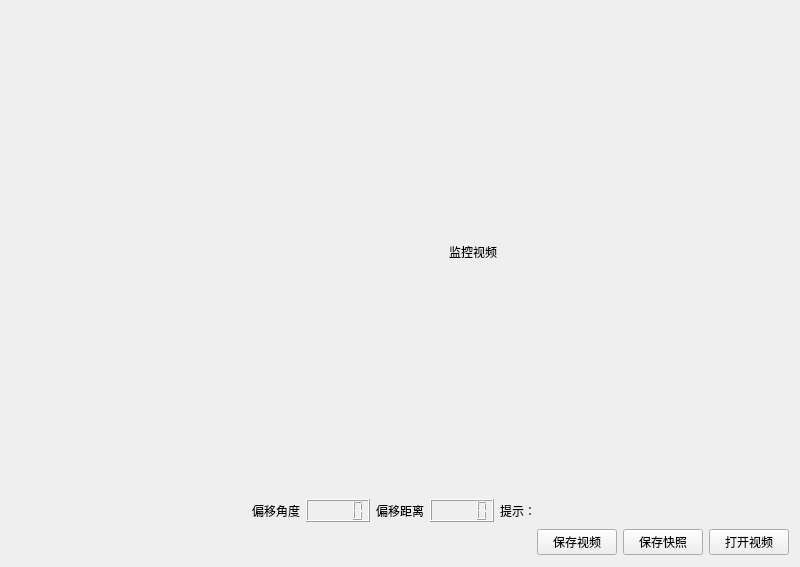
<?xml version="1.0" encoding="UTF-8"?>
<ui version="4.0">
 <class>BeltMonitorForm</class>
 <widget class="QWidget" name="BeltMonitorForm">
  <property name="geometry">
   <rect>
    <x>0</x>
    <y>0</y>
    <width>800</width>
    <height>567</height>
   </rect>
  </property>
  <property name="windowTitle">
   <string>皮带监控摄像头</string>
  </property>
  <layout class="QFormLayout" name="formLayout">
   <item row="0" column="0" colspan="2">
    <layout class="QVBoxLayout" name="verticalLayout">
     <item>
      <widget class="QLabel" name="label_img">
       <property name="sizePolicy">
        <sizepolicy hsizetype="Expanding" vsizetype="Expanding">
         <horstretch>0</horstretch>
         <verstretch>0</verstretch>
        </sizepolicy>
       </property>
       <property name="minimumSize">
        <size>
         <width>640</width>
         <height>480</height>
        </size>
       </property>
       <property name="frameShape">
        <enum>QFrame::NoFrame</enum>
       </property>
       <property name="text">
        <string>                                            监控视频</string>
       </property>
       <property name="alignment">
        <set>Qt::AlignCenter</set>
       </property>
      </widget>
     </item>
     <item>
      <layout class="QHBoxLayout" name="horizontalLayout_2">
       <item>
        <spacer name="horizontalSpacer_3">
         <property name="orientation">
          <enum>Qt::Horizontal</enum>
         </property>
         <property name="sizeHint" stdset="0">
          <size>
           <width>40</width>
           <height>20</height>
          </size>
         </property>
        </spacer>
       </item>
       <item>
        <widget class="QLabel" name="label">
         <property name="text">
          <string>偏移角度</string>
         </property>
        </widget>
       </item>
       <item>
        <widget class="QLCDNumber" name="lcdNumber_angle"/>
       </item>
       <item>
        <widget class="QLabel" name="label_3">
         <property name="text">
          <string>偏移距离</string>
         </property>
        </widget>
       </item>
       <item>
        <widget class="QLCDNumber" name="lcdNumber_distance"/>
       </item>
       <item>
        <widget class="QLabel" name="label_2">
         <property name="text">
          <string>提示：</string>
         </property>
        </widget>
       </item>
       <item>
        <widget class="QLabel" name="label_operation">
         <property name="text">
          <string/>
         </property>
        </widget>
       </item>
       <item>
        <spacer name="horizontalSpacer_2">
         <property name="orientation">
          <enum>Qt::Horizontal</enum>
         </property>
         <property name="sizeHint" stdset="0">
          <size>
           <width>40</width>
           <height>20</height>
          </size>
         </property>
        </spacer>
       </item>
      </layout>
     </item>
     <item>
      <layout class="QHBoxLayout" name="horizontalLayout">
       <item>
        <widget class="QLabel" name="label_timestamp">
         <property name="enabled">
          <bool>false</bool>
         </property>
         <property name="frameShape">
          <enum>QFrame::NoFrame</enum>
         </property>
         <property name="text">
          <string>&lt;html&gt;&lt;head/&gt;&lt;body&gt;&lt;p&gt;&lt;br/&gt;&lt;/p&gt;&lt;/body&gt;&lt;/html&gt;</string>
         </property>
        </widget>
       </item>
       <item>
        <widget class="QLabel" name="label_info">
         <property name="text">
          <string/>
         </property>
        </widget>
       </item>
       <item>
        <spacer name="horizontalSpacer">
         <property name="orientation">
          <enum>Qt::Horizontal</enum>
         </property>
         <property name="sizeHint" stdset="0">
          <size>
           <width>40</width>
           <height>20</height>
          </size>
         </property>
        </spacer>
       </item>
       <item>
        <widget class="QPushButton" name="pushButton_savevideo">
         <property name="text">
          <string>保存视频</string>
         </property>
        </widget>
       </item>
       <item>
        <widget class="QPushButton" name="pushButton_savesnapshot">
         <property name="enabled">
          <bool>true</bool>
         </property>
         <property name="text">
          <string>保存快照</string>
         </property>
        </widget>
       </item>
       <item>
        <widget class="QPushButton" name="pushButton_openvideo">
         <property name="text">
          <string>打开视频</string>
         </property>
        </widget>
       </item>
      </layout>
     </item>
    </layout>
   </item>
  </layout>
 </widget>
 <resources/>
 <connections>
  <connection>
   <sender>pushButton_savevideo</sender>
   <signal>clicked()</signal>
   <receiver>BeltMonitorForm</receiver>
   <slot>startWriteVideo()</slot>
   <hints>
    <hint type="sourcelabel">
     <x>495</x>
     <y>521</y>
    </hint>
    <hint type="destinationlabel">
     <x>668</x>
     <y>413</y>
    </hint>
   </hints>
  </connection>
  <connection>
   <sender>pushButton_savesnapshot</sender>
   <signal>clicked()</signal>
   <receiver>BeltMonitorForm</receiver>
   <slot>writeSnapshot()</slot>
   <hints>
    <hint type="sourcelabel">
     <x>576</x>
     <y>521</y>
    </hint>
    <hint type="destinationlabel">
     <x>668</x>
     <y>297</y>
    </hint>
   </hints>
  </connection>
  <connection>
   <sender>pushButton_openvideo</sender>
   <signal>clicked()</signal>
   <receiver>BeltMonitorForm</receiver>
   <slot>openVideoFile()</slot>
   <hints>
    <hint type="sourcelabel">
     <x>623</x>
     <y>511</y>
    </hint>
    <hint type="destinationlabel">
     <x>399</x>
     <y>531</y>
    </hint>
   </hints>
  </connection>
 </connections>
 <slots>
  <slot>startWriteVideo()</slot>
  <slot>openVideoFile()</slot>
  <slot>writeSnapshot()</slot>
 </slots>
</ui>
